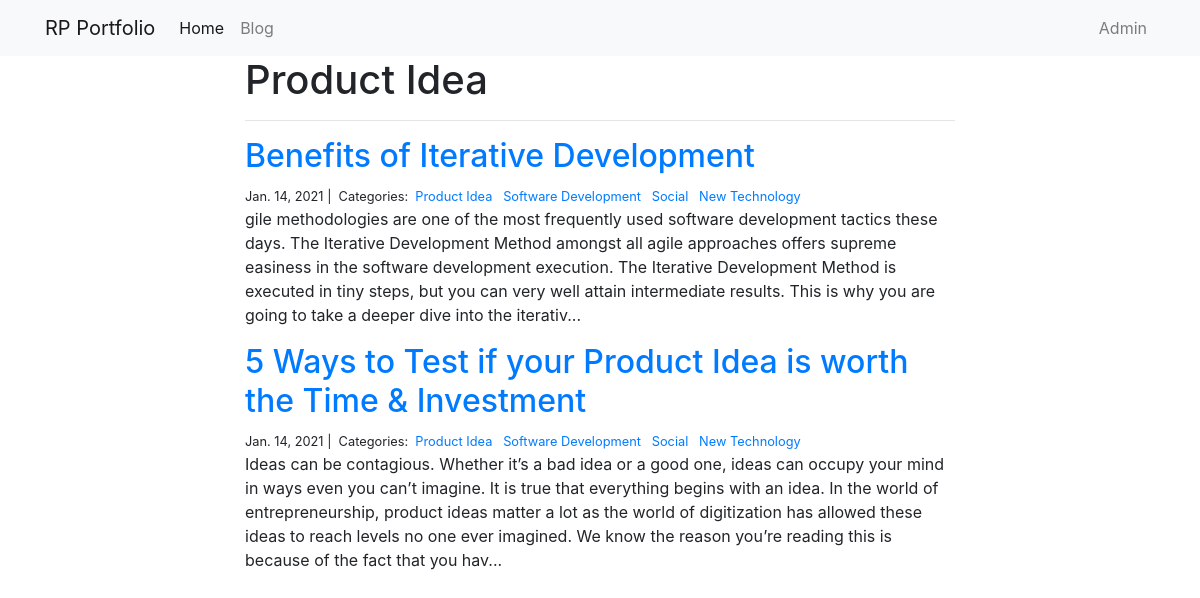
Screenshot of /blog/Product Idea/ with the database file from the repository.
### blog/models.py (models this page shows)
class Category(models.Model):
    name = models.CharField(max_length=20)
    description = models.TextField()

class Post(models.Model):
    title = models.CharField(max_length=255)
    author = models.CharField(max_length=255)
    body = models.TextField()
    created_on = models.DateTimeField(auto_now_add=True)
    last_modified = models.DateTimeField(auto_now=True)
    categories = models.ManyToManyField("Category", related_name="posts")
    image = models.CharField(max_length=255)

### blog/views.py (the view)
# urls.py: path("<category>/", views.blog_category, name="blog_category"),
def blog_category(request, category):
    posts = Post.objects.filter(
        categories__name__contains=category
    ).order_by(
        '-created_on'
    )
    context = {
        "category": category,
        "posts": posts
    }
    return render(request, "blog_category.html", context)

### blog/templates/blog_category.html
{% extends "base.html" %}
{% block page_content %}
<div class="col-md-8 offset-md-2">
    <h1>{{ category | title }}</h1>
    <hr>
    {% for post in posts %}
        <h2><a href="{% url 'blog_detail' post.pk%}">{{ post.title }}</a></h2>
        <small>
            {{ post.created_on.date }} |&nbsp;
            Categories:&nbsp;
            {% for category in post.categories.all %}
            <a href="{% url 'blog_category' category.name %}">
                {{ category.name }}
            </a>&nbsp;
            {% endfor %}
        </small>
        <p>{{ post.body | slice:":400" }}...</p>
    {% endfor %}
</div>
{% endblock %}

### rows the page displays
Category: name "Product Idea"
Post: title "Benefits of Iterative Development", created_on "Jan. 14, 2021", body "gile methodologies are one of the most frequently used software development tactics these days. The Iterative Development Method amongst all agile approaches offers supreme easiness in the software development execution. The Iterative Development Method is executed in tiny steps, but you can very well attain intermediate results. This is why you are going to take a deeper dive into the iterativ"
Category: name "Software Development"
Category: name "Social"
Category: name "New Technology"
Post: title "5 Ways to Test if your Product Idea is worth the Time & Investment", created_on "Jan. 14, 2021", body "Ideas can be contagious. Whether it’s a bad idea or a good one, ideas can occupy your mind in ways even you can’t imagine. It is true that everything begins with an idea. In the world of entrepreneurship, product ideas matter a lot as the world of digitization has allowed these ideas to reach levels no one ever imagined. We know the reason you’re reading this is because of the fact that you hav"
